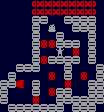

Tiled map render using the project's own tile images. Description and the whole map definition, tile-layer contents included, below:
An orthogonal 13x14 tile map with 8x8 px tiles, 1 tile layer (tilelayer1).

<map version="1.10" tiledversion="1.11.2" orientation="orthogonal" renderorder="right-down" width="13" height="14" tilewidth="8" tileheight="8" infinite="0" backgroundcolor="#000030" nextlayerid="2" nextobjectid="1">
 <tileset firstgid="1" source="lad-tiles.tsx" />
 <layer id="1" name="tilelayer1" width="13" height="14">
  <data encoding="csv">
0,0,0,0,2,2,2,2,2,2,2,2,0,
0,0,0,0,2,2,2,2,2,2,2,2,0,
0,0,0,0,1,1,0,0,1,1,1,1,0,
0,0,0,0,1,0,9,0,0,1,1,1,0,
0,0,0,0,1,0,0,1,0,0,0,1,0,
0,0,0,0,1,3,3,1,1,1,0,1,0,
0,0,0,0,1,0,0,8,0,3,0,1,0,
0,0,0,0,1,3,1,1,1,1,0,1,0,
0,0,1,1,1,0,0,0,1,0,0,0,1,
0,1,0,0,0,0,3,0,1,0,3,0,1,
1,1,6,0,1,0,0,0,3,0,0,1,1,
1,0,0,0,1,0,3,1,1,0,0,1,1,
1,0,0,0,3,0,0,1,1,1,1,1,1,
0,1,1,1,1,1,1,1,0,1,1,1,0
</data>
 </layer>
</map>
